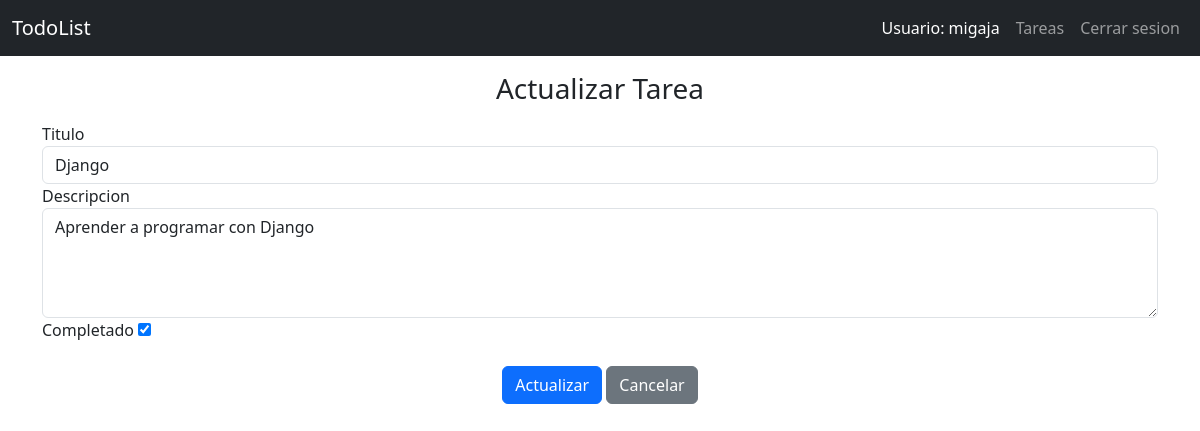
Page /todo/update/2 (signed in) on the committed database.
### todor/models.py (models this page shows, shortened)
class User(db.Model):
    id = db.Column(db.Integer, primary_key=True)
    username = db.Column(db.String(20), unique=True, nullable=False)
    password = db.Column(db.Text, nullable=False)
    def __repr__(self):
        return self.username

class Todo(db.Model):
    id = db.Column(db.Integer, primary_key=True)
    user = db.Column(db.Integer, db.ForeignKey('user.id'), nullable=False)
    title = db.Column(db.String(100), nullable=False)
    description = db.Column(db.Text)
    status = db.Column(db.Boolean, default=False)

### todor/todo.py (the view)
@bp.route('/update/<int:id>', methods=['POST', 'GET'])
@login_required
def update(id):
    tarea = get_tarea(id)
    if request.method=='POST':
        tarea.title = request.form['title']
        tarea.description = request.form['description']
        tarea.status = True if request.form.get('status')=='on' else False
        db.session.commit()
        return redirect(url_for('todo.index'))
    return render_template('todo/update.html', tarea=tarea)

### todor/auth.py (called while the page is built)
@bp.before_app_request
def load_logged_in_user():
    user_id = session.get('user_id')
    if user_id is None:
        g.user = None
    else:
        g.user = User.query.get_or_404(user_id)

def login_required(view):
    @functools.wraps(view)
    def wrapped_view(**kwargs):
        if g.user is None:
            return redirect(url_for('auth.login'))
        return view(**kwargs)
    return wrapped_view

### todor/todo.py (called while the page is built)
def get_tarea(id):
    tarea = Todo.query.get_or_404(id)
    return tarea

### todor/templates/todo/update.html (shortened to what this page needs)
{% extends 'base.html' %}
{% block content %}
<section class="container-sm">
    <h3 class="text-center mt-3 mb-3">Actualizar Tarea</h3>
<form method="POST">
    <div class="form-group">
        <label for="title">Titulo</label>
        <input type="text" class="form-control" id="title" name="title" value="{{tarea.title}}">
    </div>
    <div class="form-group">
        <label for="description">Descripcion</label>
        <textarea class="form-control" id="description" name="description" rows="4">{{tarea.description}}</textarea>
    </div>
    <div class="form-group">
        <label for="status">Completado</label>
        <input class="form-ckeck-input" id="status" name="status" type="checkbox" {% if tarea.status == true %} checked {% endif %}>
    </div>
    <br>
    <div class="text-center">
        <input type="submit" class="btn btn-primary" value="Actualizar">
        <a href="{{url_for('todo.index')}}" class="btn btn-secondary">Cancelar</a>
    </div>
</form>
</section>
{% endblock content %}

### todor/templates/base.html (shortened to what this page needs)
<!DOCTYPE html>
<html lang="en">
    <head>
        <link
            href="https://cdn.jsdelivr.net/npm/bootstrap@5.3.3/dist/css/bootstrap.min.css"
            rel="stylesheet"
        />
    </head>
    <body>
        <nav class="navbar navbar-expand-sm navbar-dark bg-dark" data-bs-theme="dark">
            <div class="container-fluid">
                <a class="navbar-brand" href="{{url_for('index')}}">TodoList</a>
                <div class="collapse navbar-collapse justify-content-end" id="navbarNav">
                    <ul class="navbar-nav">
                    {% if g.user %}
                    <li class="nav-item">
                        <span class="nav-link active">Usuario: {{g.user}}</span>
                    </li>
                    <li class="nav-item">
                        <a class="nav-link" href="{{url_for('todo.index')}}">Tareas</a>
                    </li>
                    <li class="nav-item">
                        <a class="nav-link" href="{{url_for('auth.logout')}}">Cerrar sesion</a>
                    </li>
                    {% endif %}
                    </ul>
                </div>
            </div>
        </nav>
        {% block content %}
        {% endblock content %}
    </body>
</html>

### rows in the picture
User: user "migaja"
Todo: title "Django", description "Aprender a programar con Django", status "☑"
